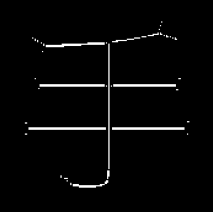
#> input picture lab5/Skeleton.png, 213 x 212 px, given in place of skeleton.bmp, which was not available
$ python skeleton.py
#> lines starting #> are read from the running program, lines starting #| are printed output that depends on the picture; after the words box and inside, x2 and y2 are one past the last pixel; in counts of white or black regions, pixels touching at a corner belong together; pictures that were not available may be replaced by others from this repository, and a replacement may not be noted
# -*- coding: utf-8 -*-
"""
Created on Tue Jun 28 13:57:08 2022

@author: u
"""

import cv2
import numpy as np
import matplotlib.pyplot as plt

'''
def dilation(img,se):

    ksize = 3
    padding = 1

    result = np.zeros((output_H,output_W),np.uint8)

    for x in range(padding,output_H-padding):
        for y in range(padding,output_W-padding):
            temp = thres_img[x-padding:x+padding+1,y-padding:y+padding+1]
            prod = temp*structuring_element
            result[x,y] = prod.max()

    return result;

'''

def erosion(img,se):

    ksize = se.shape[1]
    padding = (ksize - 1)//2
    output_H = img.shape[0] + ksize -1
    output_W = img.shape[1] + ksize - 1

    result = np.zeros((output_H,output_W),np.uint8)

    print(ksize)
    print(padding)

    for x in range(padding,output_H-padding):
        for y in range(padding,output_W-padding):
            temp = thres_img[x-padding:x+padding+1,y-padding:y+padding+1]
            a = 0
            for i in range(ksize):
                for j in range(ksize):
                    if(se[i,j]==1 and temp[i,j]!=1):
                        a=2
                        break
                if(a==2):
                    break
            if(a==0):
                result[x,y]=1
            a=0
    return result


img = cv2.imread('skeleton.bmp',0)
#> img is the input picture: shape (212, 213); min 0, max 255, mean 7

im_H = img.shape[0]
#> im_H = 212
im_W = img.shape[1]
#> im_W = 213


plt.imshow(img, 'gray')
plt.show()

thres_img = np.ones((im_H,im_W))


for i in range(im_H):
    for j in range(im_W):
        if(img[i,j]>=170):
            thres_img[i,j] = 0
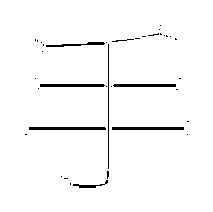
#> thres_img: shape (212, 213) float64; values 0 (black) and 1 (white), 97.2% white; 37 black regions (29 under 20 px), largest, box (x1, y1, x2, y2) and area: (29, 127, 106, 130) 230, (112, 127, 184, 130) 216, (40, 84, 105, 87) 193


print(thres_img)
#> (printed output is left out)


#_,thres_img = cv2.threshold(img,150,1,cv2.THRESH_BINARY)


plt.imshow(thres_img, 'gray')
plt.show()

cv2.imwrite("input.png",thres_img)

'''
kernel = np.array(([0,0,0,1,0,0,0],
                   [0,0,1,0,1,0,0],
                   [0,1,0,0,0,1,0],
                   [1,0,0,0,0,0,1],
                   [0,1,0,0,0,1,0],
                   [0,0,1,0,1,0,0],
                   [0,0,0,1,0,0,0]),np.uint8)
'''

kernel = np.array(([1,1,1],[1,1,1],[1,1,1]),np.uint8)

ksize = kernel.shape[0]
padding = 1

thres_img = cv2.copyMakeBorder(thres_img,padding,padding,padding,padding,cv2.BORDER_CONSTANT,value=0)


output_H = im_H + ksize - 1
#> output_H = 214
output_W = im_W + ksize - 1
#> output_W = 215

# [12 lines of commented-out code are left out]


skeleton = np.zeros((output_H,output_W),np.uint8)
AerodeB = thres_img

for p in range(10):

    op = cv2.morphologyEx(AerodeB, cv2.MORPH_OPEN, kernel)

    diff = AerodeB - op


    for i in range(output_H):
        for j in range(output_W):
            if(diff[i,j]==1):
                skeleton[i,j]=1

    AerodeB = cv2.erode(AerodeB,kernel)

    if(AerodeB.max()==0):
        break
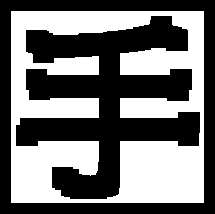
#> AerodeB: shape (214, 215) float64; values 0 (black) and 1 (white), 45.5% white; 1 white region, box (x1, y1, x2, y2) and area: (11, 11, 204, 203) 20920
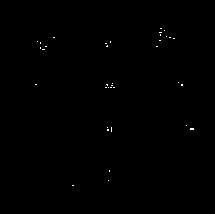
#> skeleton: shape (214, 215); values 0 (black) and 1 (white), 0.17% white in thin lines or dots, all inside (x1, y1, x2, y2) = (35, 28, 194, 186)

plt.imshow(skeleton, 'gray')
plt.show()

cv2.imwrite("Skeleton.png",skeleton)

$ run again, with lab5/labtest.PNG copied over lab5/Skeleton.png
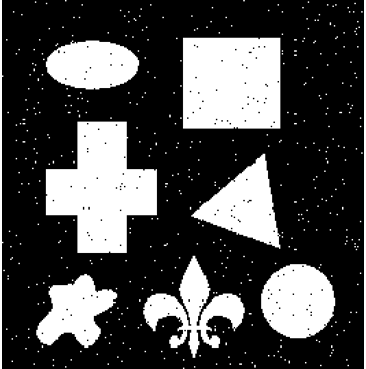
#> input picture lab5/labtest.PNG, 366 x 369 px, given in place of skeleton.bmp, which was not available
#> img is the input picture: shape (369, 366); min 0, max 255, mean 74.4
#> after the loop `for i in range(im_H):`:
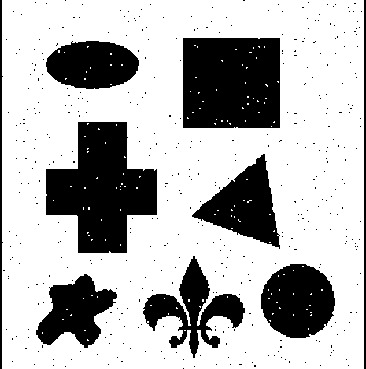
#> thres_img: shape (369, 366) float64; values 0 (black) and 1 (white), 71.5% white; 435 black regions (426 under 20 px), largest, box (x1, y1, x2, y2) and area: (46, 122, 157, 253) 9187, (183, 38, 280, 128) 8632, (261, 264, 335, 338) 4212
#> (printed output is left out)
#> after the loop `for p in range(10):`:
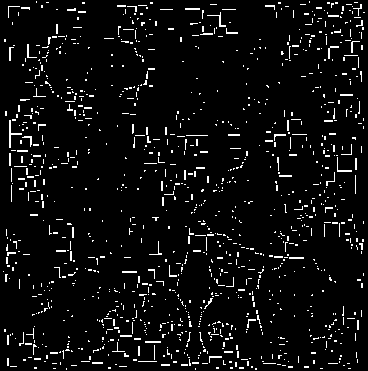
#> skeleton: shape (371, 368); values 0 (black) and 1 (white), 5.3% white in thin lines or dots
